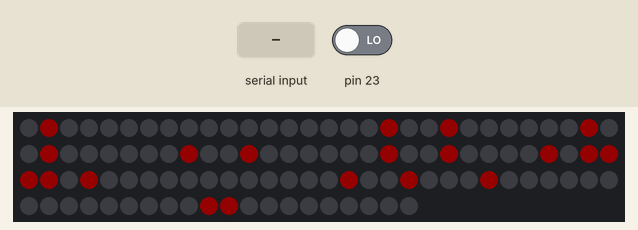
Simulated run of this sketch. Board: Arduino Uno, built with avr-gcc and run on an emulated ATmega328P. Parts: 110 RGB LEDs in strip order, left to right, continuing on the next row. Inputs (shaded band) come from the test bench; at power-on: pin 23 LOW. Dim RGB values are drawn brighter than linear; the local clock reads 2024-03-15 10:24:30 at power-on unless the sketch sets it; what the sketch prints to the serial monitor is not drawn.

Above: at 1.2 s.
1.3 s: "90,45,200,10\n" received over Serial
4.3 s: "90,45,200,10,150,30\n" received over Serial
At 5.6 s:
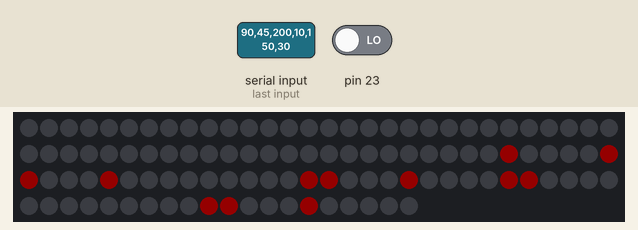
6.7 s: "30,150,10,200,45,90\n" received over Serial
At 8.2 s:
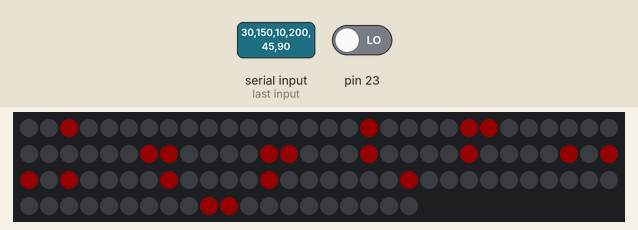
Timing chart, 0 to 9.7 s (numbered marks = the images above; inputs shaded):
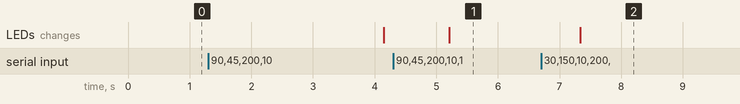

Measured:
- after the input at 4.3 s, the LEDs: change after 0.91 s (image 1)
- after the input at 6.7 s, the LEDs: change after 0.63 s (image 2)

The sketch:

Clock.ino
```cpp
#include <Streaming.h>
#include <TimeLib.h>
#include <DS3232RTC.h>
#include <Adafruit_NeoPixel.h>
#include <Time.h>             //http://playground.arduino.cc/Code/Time
#include <Wire.h>             //http://arduino.cc/en/Reference/Wire
#define PIN 6
#define DEBUG_ENABLED
Adafruit_NeoPixel strip = Adafruit_NeoPixel(110, PIN, NEO_GRB + NEO_KHZ800);

unsigned int const TXT_ES_IST[] {100, 99, 79, 60, 59};
unsigned int const TXT_FUENF1[] {39, 20, 19, 0};

unsigned int const TXT_ZEHN0[] {101, 98, 81, 78};
unsigned int const TXT_ZWANZIG[] {61, 58, 41, 38, 21, 18, 1};

unsigned int const TXT_DREI1[] {102, 97, 82, 77};
unsigned int const TXT_VIERTEL[] {62, 57, 42, 37, 22, 17, 2};

unsigned int const TXT_NACH[] {83, 76, 63, 56};
unsigned int const TXT_VOR[] {43, 36, 23};

unsigned int const TXT_HALB[] {104, 59, 84, 75};
unsigned int const TXT_ZWOELF[] {55, 44, 35, 24, 15};

unsigned int const TXT_ZWEI[] {105, 94, 85, 74};
unsigned int const TXT_EIN[] {85, 74, 65};
unsigned int const TXT_EINS[] {85, 74, 64, 54};
unsigned int const TXT_SIEBEN[] {54, 45, 34, 25, 14, 5};

unsigned int const TXT_DREI[] {93, 86, 73, 66};
unsigned int const TXT_FUENF[] {33, 26, 13, 6};

unsigned int const TXT_ELF[] {107, 92, 87};
unsigned int const TXT_NEUN[] {72, 67, 52, 47};
unsigned int const TXT_VIER[] {32, 27, 12, 7};

unsigned int const TXT_ACHT[] {91, 88, 79, 68};
unsigned int const TXT_ZEHN[] {51, 48, 31, 28};

unsigned int const TXT_SECHS[] {90, 98, 70, 69, 50};
unsigned int const TXT_UHR[] {29, 10, 9};

unsigned int const TXT_ERROR[] = { 100, 97, 37, 36, 23 };
unsigned int const TXT_ZEIT[] {55, 85, 74, 68};

//unsigned int const hourMapping[] = { TXT_ZWOELF, TXT_EINS, TXT_ZWEI, TXT_DREI, TXT_VIER, TXT_FUENF, TXT_SECHS, TXT_SIEBEN, TXT_ACHT, TXT_NEUN, TXT_ZEHN, TXT_ELF};

unsigned int const COLOUR[] {255, 0, 0}; // R,G,B
#define BRIGHTNESS 20
#define NUMBER_OF_PIXELS 110
unsigned int Pixel[110];

void log(const char * msg)
{
#ifdef DEBUG_ENABLED
{
	Serial << msg;
}
#endif;
}

void updatePixels()
{
	strip.setBrightness(BRIGHTNESS);

	for (unsigned int p = 0; p < NUMBER_OF_PIXELS; p++)
	{
		if (Pixel[p] > 0)
		{
			strip.setPixelColor(p, strip.Color(COLOUR[0], COLOUR[1], COLOUR[2]));
		}
		else
		{
			strip.setPixelColor(p, strip.Color(0, 0, 0));
		}
	}

	strip.show();
	delay(50);
}

void setMatrix(unsigned int const values[], unsigned int size)
{
	for (int v = 0; v < size; v++)
	{
		Pixel[values[v]] = 1;
	}
}

void resetMatrix()
{
	for (unsigned int p = 0; p < NUMBER_OF_PIXELS; p++)
	{
		Pixel[p] = 0;
	}
}

void setup()
{
	Serial.begin(115200);

	resetMatrix();
	strip.begin();
	strip.show(); // Initialize all pixels to 'off'


	//setSyncProvider() causes the Time library to synchronize with the
	//external RTC by calling RTC.get() every five minutes by default.
	setSyncProvider(RTC.get);
	log("RTC Sync");

	if (timeStatus() != timeSet)
	{
		log("FAIL!");
		setMatrix(TXT_ERROR, sizeof(TXT_ERROR) / 2);
		setMatrix(TXT_ZEIT, sizeof(TXT_ZEIT) / 2);
		updatePixels();
	}
	log(endl);
}

void setMatrixTime(int hour, int minute, int second)
{
	resetMatrix();

	setMatrix(TXT_ES_IST, sizeof(TXT_ES_IST) / 2);

	if (minute < 5)
	{
		setMatrix(TXT_UHR, sizeof(TXT_UHR) / 2);
	}
	else if (minute < 10)
	{
		setMatrix(TXT_FUENF1, sizeof(TXT_FUENF1) / 2);
		setMatrix(TXT_NACH, sizeof(TXT_NACH) / 2);
	}
	else if (minute < 15)
	{
		setMatrix(TXT_ZEHN0, sizeof(TXT_ZEHN0) / 2);
		setMatrix(TXT_NACH, sizeof(TXT_NACH) / 2);
	}
	else if (minute < 20)
	{
		setMatrix(TXT_VIERTEL, sizeof(TXT_VIERTEL) / 2);
		setMatrix(TXT_NACH, sizeof(TXT_NACH) / 2);
	}
	else if (minute < 25)
	{
		setMatrix(TXT_ZWANZIG, sizeof(TXT_ZWANZIG) / 2);
		setMatrix(TXT_NACH, sizeof(TXT_NACH) / 2);
	}
	else if (minute < 30)
	{
		setMatrix(TXT_FUENF1, sizeof(TXT_FUENF1) / 2);
		setMatrix(TXT_VOR, sizeof(TXT_VOR) / 2);
		setMatrix(TXT_HALB, sizeof(TXT_HALB) / 2);
	}
	else if (minute < 35)
	{
		setMatrix(TXT_HALB, sizeof(TXT_HALB) / 2);
	}
	else if (minute < 40)
	{
		setMatrix(TXT_FUENF1, sizeof(TXT_FUENF1) / 2);
		setMatrix(TXT_NACH, sizeof(TXT_NACH) / 2);
		setMatrix(TXT_HALB, sizeof(TXT_HALB) / 2);
	}
	else if (minute < 45)
	{
		setMatrix(TXT_ZWANZIG, sizeof(TXT_ZWANZIG) / 2);
		setMatrix(TXT_VOR, sizeof(TXT_VOR) / 2);
	}
	else if (minute < 50)
	{
		setMatrix(TXT_VIERTEL, sizeof(TXT_VIERTEL) / 2);
		setMatrix(TXT_VOR, sizeof(TXT_VOR) / 2);
	}
	//	else if(uhrMM < 50){TEXT_DREI1;   TEXT_VIERTEL;				    }
	else if (minute < 55)
	{
		setMatrix(TXT_ZEHN0, sizeof(TXT_ZEHN0) / 2);
		setMatrix(TXT_VOR, sizeof(TXT_VOR) / 2);
	}
	else if (minute < 60)
	{
		setMatrix(TXT_FUENF1, sizeof(TXT_FUENF1) / 2);
		setMatrix(TXT_VOR, sizeof(TXT_VOR) / 2);
	}

	int hr = hour;
	if (minute >= 25)
	{
		hr++;
	}
	hr = hr % 12;

	switch (hr)
	{
	case  0:
		setMatrix(TXT_ZWOELF, sizeof(TXT_ZWOELF) / 2);
		break;
	case  1:
		if (minute < 5)
		{
			setMatrix(TXT_EIN, sizeof(TXT_EIN) / 2);
		}
		else
		{
			setMatrix(TXT_EINS, sizeof(TXT_EINS) / 2);
		}
		break;
	case  2:
		setMatrix(TXT_ZWEI, sizeof(TXT_ZWEI) / 2);
		break;
	case  3:
		setMatrix(TXT_DREI, sizeof(TXT_DREI) / 2);
		break;
	case  4:
		setMatrix(TXT_VIER, sizeof(TXT_VIER) / 2);
		break;
	case  5:
		setMatrix(TXT_FUENF, sizeof(TXT_FUENF) / 2);
		break;
	case  6:
		setMatrix(TXT_SECHS, sizeof(TXT_SECHS) / 2);
		break;
	case  7:
		setMatrix(TXT_SIEBEN, sizeof(TXT_SIEBEN) / 2);
		break;
	case  8:
		setMatrix(TXT_ACHT, sizeof(TXT_ACHT) / 2);
		break;
	case  9:
		setMatrix(TXT_NEUN, sizeof(TXT_NEUN) / 2);
		break;
	case 10:
		setMatrix(TXT_ZEHN, sizeof(TXT_ZEHN) / 2);
		break;
	case 11:
		setMatrix(TXT_ELF, sizeof(TXT_ELF) / 2);
		break;
	};

	updatePixels();
}

void checkAndSetInputtime()
{
	//check for input to set the RTC, minimum length is 12, i.e. yy,m,d,h,m,s
	if (Serial.available() >= 12)
	{
		//note that the tmElements_t Year member is an offset from 1970,
		//but the RTC wants the last two digits of the calendar year.
		//use the convenience macros from Time.h to do the conversions.
		int y = Serial.parseInt();
		tmElements_t tm;

		if (y >= 1000)
		{
			tm.Year = CalendarYrToTm(y);
		}
		else    //(y < 100)
		{
			tm.Year = y2kYearToTm(y);
		}

		tm.Month = Serial.parseInt();
		tm.Day = Serial.parseInt();
		tm.Hour = Serial.parseInt();
		tm.Minute = Serial.parseInt();
		tm.Second = Serial.parseInt();

		time_t t = makeTime(tm);
		RTC.set(t);        //use the time_t value to ensure correct weekday is set
		setTime(t);
		log("RTC set to: ");
		//dump any extraneous input
		while (Serial.available() > 0)
		{
			Serial.read();
		}
	}
}

void loop()
{
	checkAndSetInputtime();

	time_t t = RTC.get();
	log(hour());
	log(':');
	log(minute());
	log(':');
	log(second());
	log(endl);

	setMatrixTime(hour(), minute(), second());
	delay(1000);
}
```

ClockLib.cpp
```cpp
/*
 Name:		ClockLib.cpp
 Created:	3/25/2017 4:15:18 PM
 Author:	raphaelgamer
 Editor:	http://www.visualmicro.com
*/

#include "ClockLib.h"
```

ClockLib.h
```cpp
/*
 Name:		ClockLib.h
 Created:	3/25/2017 4:15:18 PM
 Author:	raphaelgamer
 Editor:	http://www.visualmicro.com
*/

#ifndef _ClockLib_h
#define _ClockLib_h

#if defined(ARDUINO) && ARDUINO >= 100
	#include "arduino.h"
#else
	#include "WProgram.h"
#endif


#endif
```

Source omitted: wordclock.ino (17154 bytes)
